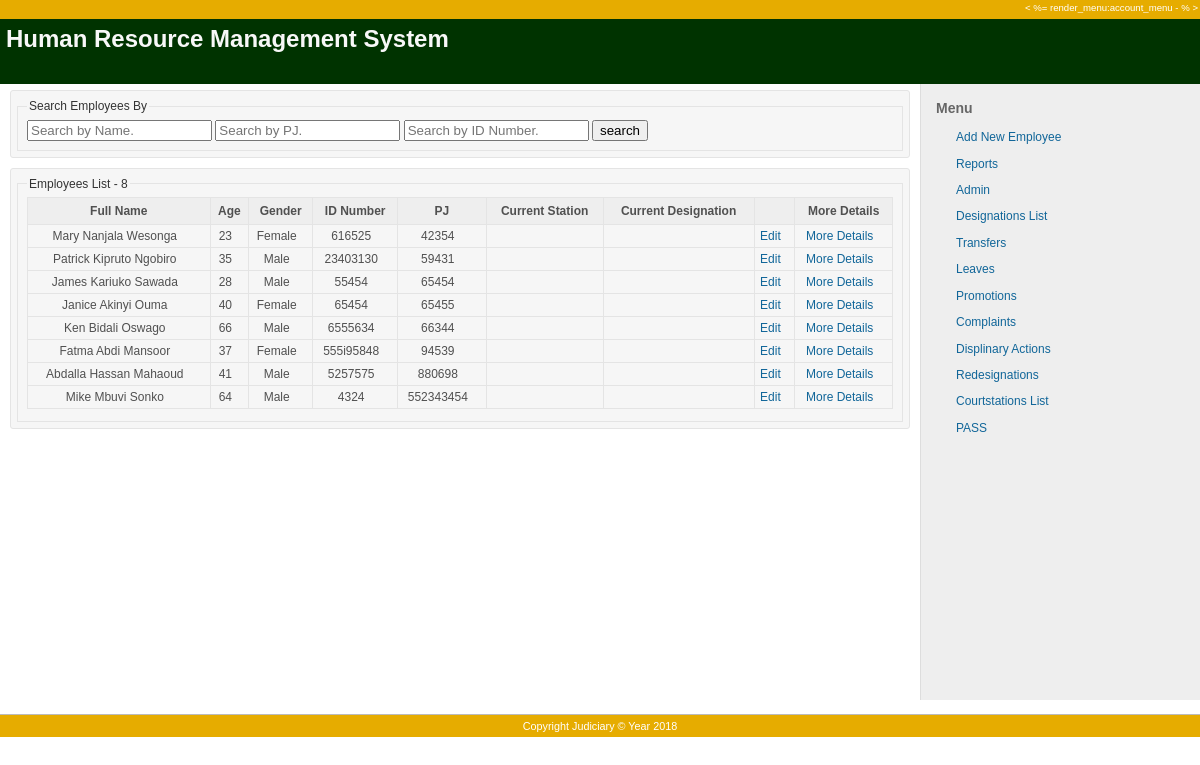
The app's page /employees/list, older data.
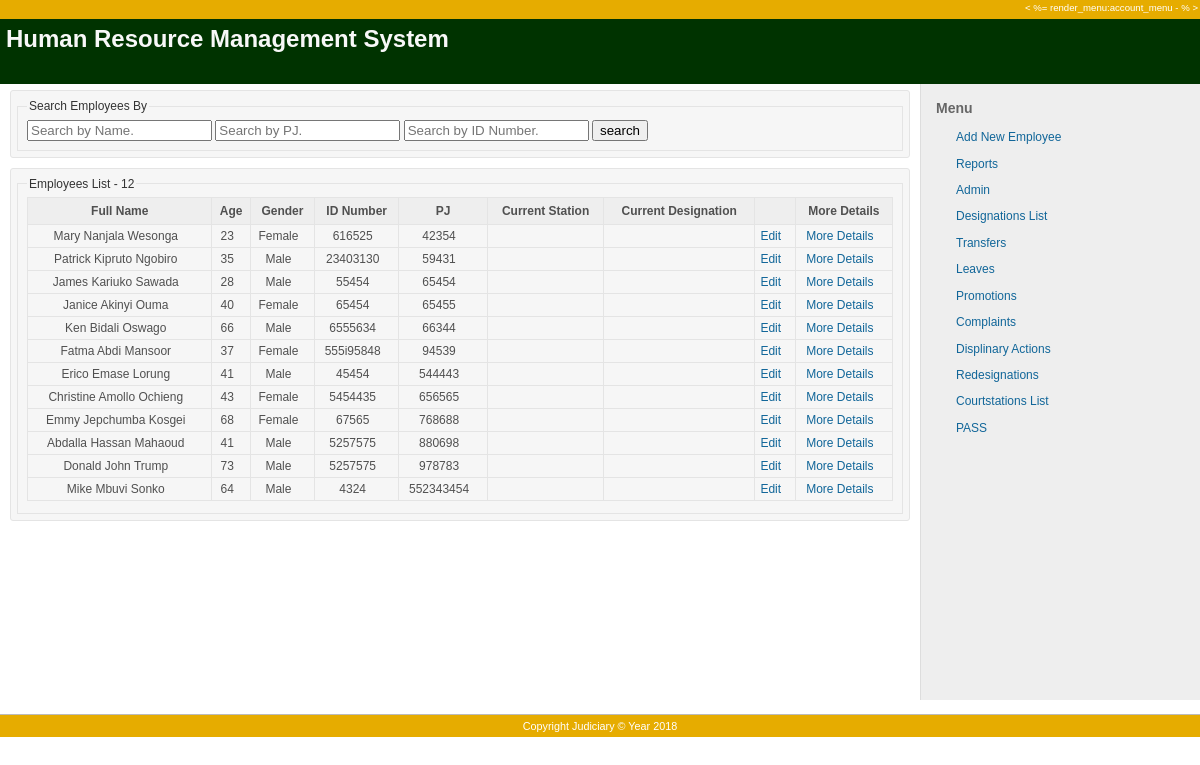
The same page, newer data.
### employees/models.py (models this page shows, shortened)
class Employee(models.Model):
    GENDER = ((1, 'Male'), (2, 'Female'), (3, 'Transgender'),)
    STATUS = ((1, 'inservice'), (2, 'dismissed'), (3, 'retired'), (4, 'suspended'), (5, 'deceased'))
    first_name = models.CharField(max_length=20, help_text="Employee First Name")
    middle_name = models.CharField(max_length=20, help_text="Employee Middle Name")
    last_name = models.CharField(max_length=20, help_text="Employee Surname Name")
    id_number = models.CharField(max_length=10, help_text="Passport or National Identification Number")
    pj_number = models.IntegerField(unique=True)
    nhif_number = models.CharField(max_length=20, unique=True)
    nssf_number = models.CharField(max_length=20, unique=True)
    date_of_birth = models.DateField(verbose_name="Date of Birth")
    gender = models.IntegerField(choices=GENDER)
    postal_address = models.CharField(max_length=10, help_text="Postal Adddress", blank=True, null=True)
    home_country = models.IntegerField()
    remarks = models.CharField(max_length=20, blank=True, null=True)
    profile_picture = models.ImageField(upload_to='employees_profile_picture', blank=True, null=True)
    def full_name(self):
        return (" ".join([self.first_name, self.middle_name, self.last_name]))
    def age(self):
        return timezone.now().year - self.date_of_birth.year
    class Meta:
        ordering = ('pj_number',)

### employees/views.py (the view)
class EmployeeListView(generic.ListView):
    model = Employee
    paginate_by = 20

### employees/templates/employees/employee_list.html (shortened to what this page needs)
{% extends 'employees/base.html' %}
{% block sidebar %}
<div id="admin-menu">
    <li><a href="{% url 'new-employee' %}">Add New Employee</a></li>
    <li><a href="/employees/reports">Reports</a></li>
    <li><a href="/admin">Admin</a></li>
    <li><a href="/designations-list">Designations List</a></li>
    <li><a href="/designations-list">Transfers</a></li>
    <li><a href="/designations-list">Leaves</a></li>
    <li><a href="/designations-list">Promotions</a></li>
    <li><a href="/designations-list">Complaints</a></li>
    <li><a href="/designations-list">Displinary Actions</a></li>
    <li><a href="/designations-list">Redesignations</a></li>
    <li><a href="/courtstations-list">Courtstations List</a></li>
    <li><a href="/courtstations-list">PASS</a></li>
</div>
{% endblock %}
{% block content %}
<div class="box">
    <fieldset>
        <legend>Search Employees By</legend>
        <form action="{% url 'employees-list' %}" method="get">
            <input id="employee_name" type="text" name="employee_name" placeholder="Search by Name.">
            <input id="employee_pj" type="text" name="employee_pj" placeholder="Search by PJ.">
            <input id="employee_national_id_number" type="text" name="employee_national_id_number"
                   placeholder="Search by ID Number.">
            <input type="submit" value="search">
        </form>
    </fieldset>
</div>
<div class="box">
    <fieldset>
        <legend>Employees List - {{employee_list.count}}</legend>
        <table border=1 id="list" class="list issues odd-even sort-by-id sort-desc">
            <tr>
                <th>Full Name</th>
                <th>Age</th>
                <th>Gender</th>
                <th>ID Number</th>
                <th>PJ</th>
                <th>Current Station</th>
                <th>Current Designation</th>
                <th></th>
                <th>More Details</th>
            </tr>
            {% for e in employee_list %}
            <tr>
                <td>{{e.full_name|title}}</td>
                <td>{{e.age}}</td>
                <td>{{e.get_gender_display }}</td>
                <td>{{e.id_number}}</td>
                <td>{{e.pj_number}}</td>
                <td></td>
                <td>{{e.designation}}</td>
                <td><a href="{% url 'employee-update' e.pk %}">Edit</a></td>
                <td><a href="{% url 'employee-detail' e.pk %}">More Details</a></td>
            </tr>
            {% endfor %}
        </table>
    </fieldset>
</div>
{% endblock content%}

### employees/templates/employees/base.html (shortened to what this page needs)
{% load staticfiles %}
<!DOCTYPE html>
<html lang="<%= current_language %>">
<head>
    <head>
        <link rel="stylesheet" href="{% static 'css/main.css' %}">
        <link rel="stylesheet" href="{% static 'css/mobile.css' %}"
              media="screen and (min-device-width : 375px) and (max-device-width : 667px)">
    </head>
</head>
<body class="<%= body_css_classes %>">
<div id="wrapper">
    <div id="wrapper2">
        <div id="wrapper3">
            <div id="top-menu">
                <div id="account">
                    < %= render_menu:account_menu - % >
                </div>
            </div>
            <div id="header">
                <h1>Human Resource Management System</h1>
            </div>
            <div id="main" class="<%= sidebar_content? ? '' : 'nosidebar' %>">
                <div id="sidebar">
                    <h3>Menu</h3>
                    {% block sidebar %}
                    {% endblock %}
                </div>
                <div id="content">
                    {% block content %}
                    {% endblock %}
                </div>
            </div>
        </div>
        <span class="pagination"><ul class="pages"></ul></span>
        <div id="footer">
            <div class="bgl">
                <div class="bgr">
                    Copyright
                    Judiciary © Year
                    2018
                </div>
            </div>
        </div>
    </div>
</div>
</body>
</html>

### employees/static/css/main.css (style rules this page uses)
html { overflow-y:scroll; }
body { font-family: Verdana, sans-serif; font-size: 12px; color:#333; margin: 0; padding: 0; min-width: 900px; }
h1, h2, h3, h4 { font-family: "Trebuchet MS", Verdana, sans-serif;padding: 2px 10px 1px 0px;margin: 0 0 10px 0; }
#content h1, h2, h3, h4 { color: #555; }
h3, .wiki h2 { font-size: 16px; }
#wrapper { background: white;overflow: hidden; }
#top-menu { background: #e6ac00; color: #fff; height:1.8em; font-size: 0.8em; padding: 2px 2px 0px 6px; }
#account { float:right; }
#header { min-height:1.3em;margin:0;background-color:#003300;color:#f8f8f8; padding: 4px 8px 20px 6px; position:relative; }
#header h1 { overflow: hidden; text-overflow: ellipsis; white-space: nowrap; }
#admin-menu li { margin: 0; padding: 0 0 6px 0; list-style-type:none; }
#admin-menu a { background-position: 0% 40%; background-repeat: no-repeat; padding-left: 20px; padding-top: 2px; padding-bottom: 3px; }
#main { background-color:#EEEEEE; }
#sidebar { float: right; width: 22%; position: relative; z-index: 9; padding: 0; margin: 0; }
#sidebar h3 { font-size: 14px; margin-top:14px; color: #666; }
#content { width: 75%; background-color: #fff; margin: 0px; border-right: 1px solid #ddd; padding: 6px 10px 10px 10px; z-index: 10; }
html>body #content { min-height: 600px; }
#footer { clear: both; border-top: 1px solid #bbb; font-size: 0.9em; color: #fff; padding: 5px; text-align:center; background:#e6ac00; }
a, a:link, a:visited { color: #169; text-decoration: none; }
#admin-menu a { line-height:1.7em; }
table.list, .table-list { border: 1px solid #e4e4e4; border-collapse: collapse; width: 100%; margin-bottom: 4px; }
table.list th, .table-list-header { background-color:#EEEEEE; padding: 4px; white-space:nowrap; font-weight:bold; }
table.list td { text-align:center; vertical-align:top; padding-right:10px; }
table td { padding:2px; }
.box { padding:6px; margin-bottom: 10px; background-color:#f6f6f6; color:#505050; line-height:1.5em; border: 1px solid #e4e4e4; word-wrap: break-word; border-radius: 3px; }
form { display: inline; }
input, select { vertical-align: middle; margin-top: 1px; margin-bottom: 1px; }
fieldset { border: 1px solid #e4e4e4; margin:0; }
legend { color: #333; }
span.pagination { margin-left:3px; color:#888; }

### employees/static/css/mobile.css (style rules this page uses)
* { font-family: 'Montserrat', sans-serif; }
th, td { padding: 15px; text-align: left; border-bottom: 1px solid #ddd; }
td { color: #fff; }
th { color: #dd5; }

Row changes from the older to the newer data that the page shows:
added Employee: full_name "Erico Emase Lorung", age "41", gender "Male", id_number "45454", pj_number "544443"
added Employee: full_name "Christine Amollo Ochieng", age "43", gender "Female", id_number "5454435", pj_number "656565"
added Employee: full_name "Emmy Jepchumba Kosgei", age "68", gender "Female", id_number "67565", pj_number "768688"
added Employee: full_name "Donald John Trump", age "73", gender "Male", id_number "5257575", pj_number "978783"
Text that changed along with them:
{{ employee_list.count }}: "8" → "12"
